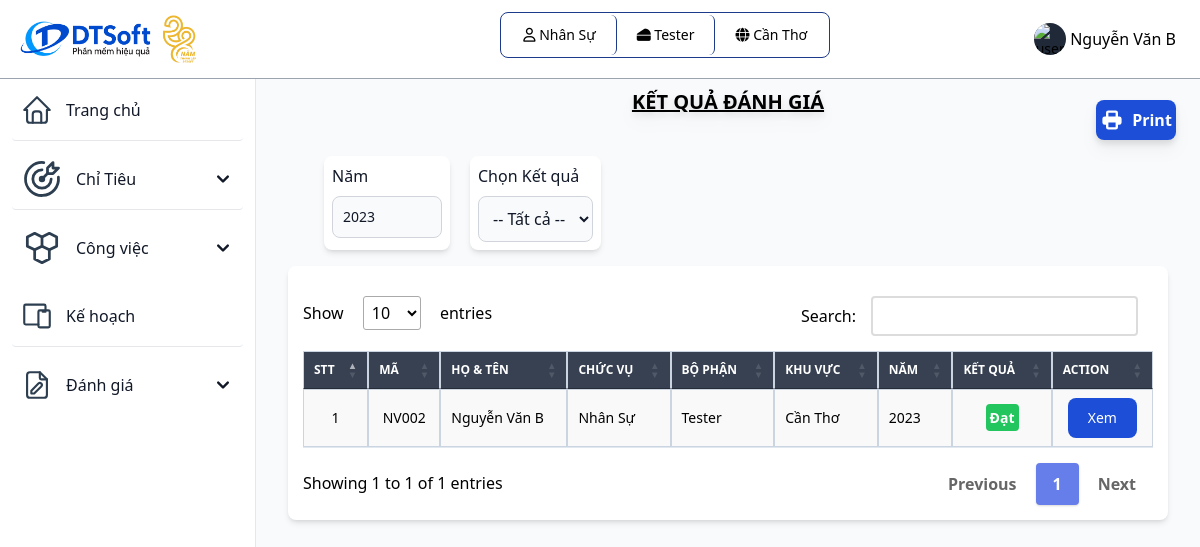
The page /ketquadanhgia.php (signed in) on the database as committed earlier.
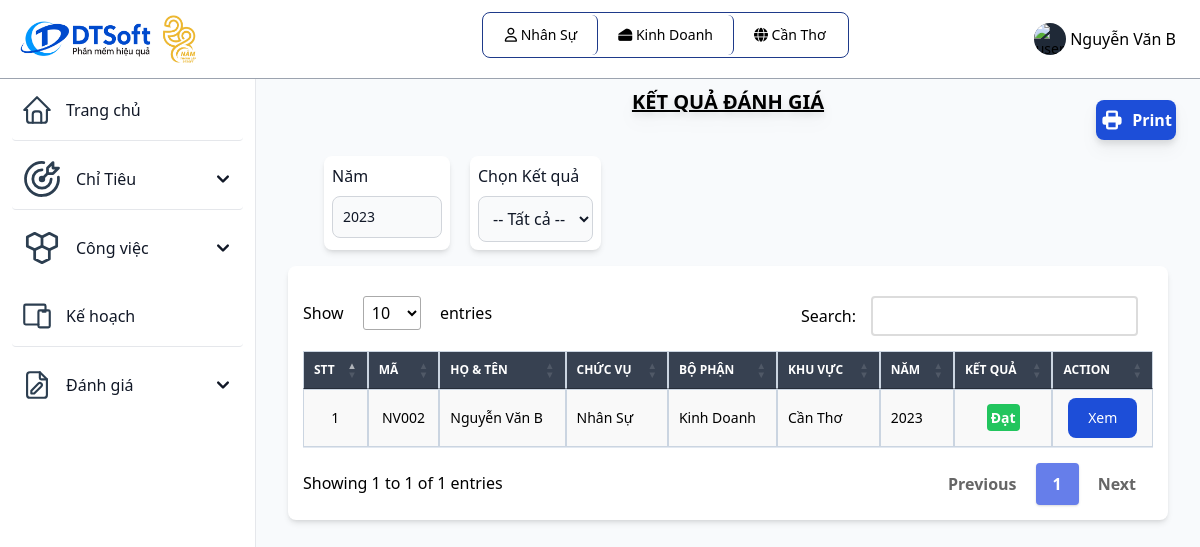
The same page on the database as committed later.
### tables this page shows
CREATE TABLE `bophan` (
  `id_bophan` varchar(10) primary key,
  `id_khuvuc` varchar(10) NOT NULL,
  `tenbophan` varchar(255) NOT NULL,
  `cvchuyenmon` varchar(255) NOT NULL,
  foreign key(id_khuvuc) references khuvuc(id_khuvuc)
);

CREATE TABLE `nguoidung` (
  `id_nguoidung` varchar(10) primary key,
  `id_bophan` varchar(10) DEFAULT NULL,
  `id_vaitro` varchar(10) NOT NULL,
  `id_khuvuc` varchar(10) DEFAULT NULL,
  `tennguoidung` varchar(255) NOT NULL,
  `sdt_nd` varchar(20) NOT NULL,
  `diachi_nd` varchar(255) NOT NULL,
  `email` varchar(255) NOT NULL,
  `password` varchar(255) NOT NULL,
  `ngaysinh` date NOT NULL,
  `gioitinh` varchar(255) NOT NULL,
  foreign key(id_bophan) references bophan(id_bophan),
  foreign key(id_vaitro) references vaitro(id_vaitro),
  foreign key(id_khuvuc) references khuvuc(id_khuvuc)
);

CREATE TABLE `vaitro` (
  `id_vaitro` varchar(10) primary key,
  `tenvaitro` varchar(255) NOT NULL,
  `mota` varchar(255) NOT NULL
);

CREATE TABLE `khuvuc` (
  `id_khuvuc` varchar(10) primary key,
  `tenkhuvuc` varchar(255) NOT NULL,
  `diachi` varchar(255) NOT NULL,
  `sdt` int(20) NOT NULL
);

CREATE TABLE `kehoachgiaoviec` (
  `id_kehoachgiaoviec` varchar(10) primary key,
  `id_bophan` varchar(10) NOT NULL,
  `id_khuvuc` varchar(10) NOT NULL,
  `tenkh` varchar(255) NOT NULL,
  `ngaybatdau` date NOT NULL,
  `ngayktdukien` date NOT NULL,
  `ngayktthucte` date NOT NULL,
  `trangthai` varchar(30) NOT NULL,
  foreign key(id_khuvuc) references khuvuc(id_khuvuc),
  foreign key(id_bophan) references bophan(id_bophan)
);

### ketquadanhgia.php (the view, shortened to what the changed rows need)
<?php
include "inc/header.php";
include "classes/nhansu.php";
$id_nd = $_SESSION['id_nguoidung'];
$id_vt = $_SESSION['id_vaitro'];
$id_bp = $_SESSION['id_bophan'];
$id_kv = $_SESSION['id_khuvuc'];
?>
<div class="p-4 sm:ml-64">
  <div class="p-4 mt-14">
    <div class="flex flex-col">
      <div class="order-2">
        <div class="mb-4">
          <div class="relative overflow-x-auto shadow-md sm:rounded-lg bg-white">
            <table class="w-full text-sm stripe hover" id="myTable3">
              <thead class="text-xs text-white uppercase bg-gray-700">
                <tr>
                  <th class="px-3 py-3 border border-slate-300">
                    STT
                  </th>
                  <th class="px-3 py-3 border border-slate-300">
                    Mã
                  </th>
                  <th class="px-3 py-3 border border-slate-300">
                    Họ & Tên
                  </th>
                  <th class="px-3 py-3 border border-slate-300">
                    Chức vụ
                  </th>
                  <th class="px-3 py-3 border border-slate-300 <?php if ($id_vt == 'QLBP') echo 'divToHide';
                                        elseif ($id_vt == 'QLKV') echo '' ?>">
                    Bộ phận
                  </th>
                  <th class="px-3 py-3 border border-slate-300 <?php if ($id_vt == 'QLKV' || $id_vt == 'QLBP') echo 'divToHide' ?>">
                    Khu vực
                  </th>
                  <th class="px-3 py-3 border border-slate-300 divToHide">
                    Năm
                  </th>
                  <th class="px-3 py-3 border border-slate-300">
                    Kết quả
                  </th>
                  <th class="px-3 py-3 action-column border border-slate-300">
                    Action
                  </th>
                </tr>
              </thead>
              <tbody class="text-black">
                <?php
                if ($id_vt == "NS") {
                  $condition = "id_nguoidung = '" . $id_nd . "' AND id_vaitro = 'NS'";
                } elseif ($id_vt == "QLBP") {
                  $condition = "id_bophan = '" . $id_bp . "' AND id_vaitro = 'NS'";
                } elseif($id_vt == "QTHT"){
                  $condition = "id_vaitro = 'NS'";
                }
                else {
                  $condition = "id_khuvuc = '" . $id_kv . "'";
                }
                $sql = "SELECT * FROM nguoidung";
                if (!empty($condition)) {
                  $sql .= " WHERE $condition";
                }
                $result = mysqli_query($ketnoi, $sql);
                $stt = 0;
                while ($row = mysqli_fetch_array($result)) {
                  $stt++;
                  $id_nguoidung = $row["id_nguoidung"];
                  $tennguoidung = $row["tennguoidung"];
                  $id_bophan = $row["id_bophan"];
                  $id_vaitro = $row["id_vaitro"];
                  $id_khuvuc = $row["id_khuvuc"];
                  $sql_bophan = "SELECT `tenbophan` FROM `bophan` WHERE `id_bophan` = '" . $id_bophan . "'";
                  $result_bophan = mysqli_query($ketnoi, $sql_bophan);
                  $row_bophan = mysqli_fetch_array($result_bophan);
                  if ($id_vaitro != "QLKV" && $id_vaitro != "QTHT") {
                    $tenbophan = $row_bophan["tenbophan"];
                  }
                  $sql_vaitro = "SELECT `tenvaitro` FROM `vaitro` WHERE `id_vaitro` = '" . $id_vaitro . "'";
                  $result_vaitro = mysqli_query($ketnoi, $sql_vaitro);
                  $row_vaitro = mysqli_fetch_array($result_vaitro);
                  $tenvaitro = $row_vaitro["tenvaitro"];
                  $sql_khuvuc = "SELECT `tenkhuvuc` FROM `khuvuc` WHERE `id_khuvuc` = '" . $id_khuvuc . "'";
                  $result_khuvuc = mysqli_query($ketnoi, $sql_khuvuc);
                  $row_khuvuc = mysqli_fetch_array($result_khuvuc);
                  if ($id_vaitro != "QTHT") {
                    $tenkhuvuc = $row_khuvuc["tenkhuvuc"];
                  }
                  $sql_kehoach = "SELECT * FROM `theodoikehoach` WHERE `id_nguoidung` = '" . $id_nguoidung . "'";
                  $result_kehoach = mysqli_query($ketnoi, $sql_kehoach);
                  $row_kehoach = mysqli_fetch_array($result_kehoach);
                  if(isset($row_kehoach["id_kehoachgiaoviec"])) {
                  $id_kehoachgiaoviec = $row_kehoach["id_kehoachgiaoviec"];
                  $sql_ngaybatdau = "SELECT ngaybatdau FROM `kehoachgiaoviec` WHERE `id_kehoachgiaoviec` = '" . $id_kehoachgiaoviec . "'";
                  $result_ngaybatdau = mysqli_query($ketnoi, $sql_ngaybatdau);
                  $row_ngaybatdau = mysqli_fetch_array($result_ngaybatdau);
                  $ngaybatdau = $row_ngaybatdau["ngaybatdau"];
                  $nam = substr($ngaybatdau, 0, 4);
                  } else {
                    $check = "Nhân viên này Chưa có trong kế hoạch";
                  }
                  if(!isset($check)) {
                ?>
                  <tr class="bg-white border-b dark:border-gray-700 hover:bg-gray-50">
                    <td class="px-5 text-center border border-slate-300"><?php echo $stt ?></td>
                    <td class="text-center border border-slate-300"><?php echo $id_nguoidung ?></td>
                    <td scope="row" class="px-3 py-4 text-black border border-slate-300">
                      <?php echo $tennguoidung ?>
                    </td>
                    <td class="px-3 py-4 font-medium whitespace-nowrap border border-slate-300">
                      <?php echo $tenvaitro ?>
                    </td>
                    <td class="px-3 py-4 font-medium whitespace-nowrap border border-slate-300 <?php if ($id_vt == 'QLBP') echo 'divToHide';
                                                                        elseif ($id_vt == 'QLKV') echo '' ?>">
                      <?php
                      if ($id_vaitro == "QLKV") {
                        echo '';
                      } else {
                        echo $tenbophan;
                      }
                      ?>
                    </td>
                    <td class="px-3 py-4 font-medium whitespace-nowrap border border-slate-300 <?php if ($id_vt == 'QLKV' || $id_vt == 'QLBP') echo 'divToHide' ?>">
                      <?php echo $tenkhuvuc ?>
                    </td>
                    <td class="px-3 py-4 font-medium whitespace-nowrap border border-slate-300 divToHide">
                      <?php echo $nam ?>
                    </td>
                    <td class="px-3 py-4 font-medium whitespace-nowrap text-center text-white border border-slate-300" style="text-align: center;">
                      <?php
                      $sql4 = "SELECT * FROM theodoikehoach WHERE id_nguoidung = '" . $id_nguoidung . "'";
                      $result4 = mysqli_query($ketnoi, $sql4);
                      $TongPhanTramHoanThanh = 0;
                      $count = 0;
                      while ($row4 = mysqli_fetch_array($result4)) {
                        $count++;
                        $id_nguoidung = $row4["id_nguoidung"];
                        $chitieudatduoc = $row4["chitieudatduoc"];
                        $chitieucandat = $row4["chitieucandat"];
                        if (isset($chitieudatduoc)) {
                          $phanTramHoanThanh = ($chitieudatduoc / $chitieucandat) * 100;
                          $TongPhanTramHoanThanh += $phanTramHoanThanh;
                        }
                      }
                      ?>
                      <?php
                      if (isset($TongPhanTramHoanThanh) && $count != 0) {
                        $TongPhanTramHoanThanh = $TongPhanTramHoanThanh / $count;
                      }
                      if (isset($TongPhanTramHoanThanh) && $count != 0) {
                        if ($TongPhanTramHoanThanh >= 75) echo '<span class="font-bold bg-green-500 rounded p-1">Đạt</span>';
                        else if ($TongPhanTramHoanThanh < 75) echo '<span class="font-bold bg-red-500 rounded p-1">Không Đạt</span>';
                        else echo '<span class="bg-yellow-500 rounded p-1">Chưa Đạt</span>';
                      } else echo '<span class="bg-gray-500 rounded p-1">Chưa đánh giá</span>';
                      ?>
                    </td>
                    <td class="px-3 py-4 font-medium whitespace-nowrap text-center action-column border border-slate-300">
                      <?php
                      if ($id_vaitro == "QLBP") {
                        echo "";
                      } elseif ($id_vaitro == "QLKV") {
                        echo "";
                      } else {
                      ?>
                        <button data-modal-target="defaultModal<?php echo $id_nguoidung ?>" data-modal-toggle="defaultModal<?php echo $id_nguoidung ?>" class="inline-block text-white bg-blue-700 hover:bg-blue-800 focus:ring-4 focus:outline-none focus:ring-blue-300 font-medium rounded-lg text-sm px-5 py-2.5 text-center dark:bg-blue-600 dark:hover:bg-blue-700 dark:focus:ring-blue-800" type="button">
                          Xem
                        </button>
                      <?php
                      }
                      ?>
                    </td>
                  </tr>
                <?php
                } }
                ?>
              </tbody>
            </table>
          </div>
        </div>
      </div>
    </div>
  </div>
</div>
</body>
</html>

### inc/header.php (shortened to what the changed rows need)
<?php
 include_once('db/connect.php');
?>
<!DOCTYPE html>
<html lang="en">
<head>
	<link href="https://unpkg.com/tailwindcss@2.2.19/dist/tailwind.min.css" rel=" stylesheet">
  <link rel="stylesheet" href="https://cdnjs.cloudflare.com/ajax/libs/font-awesome/6.4.0/css/all.min.css">
	<link href="https://cdn.datatables.net/1.10.19/css/jquery.dataTables.min.css" rel="stylesheet">
	<link href="https://cdn.datatables.net/responsive/2.2.3/css/responsive.dataTables.min.css" rel="stylesheet">
  <script src="https://cdn.tailwindcss.com"></script>
</head>
<body class="g-sidenav-show bg-slate-50" id="draggable">
  <nav class="fixed top-0 z-50 w-full bg-white border-b border-gray-400 dark:border-gray-100 text-black">
        <div class="px-3 py-3 lg:px-5 lg:pl-3">
          <div class="flex items-center justify-between">
	    <div class="divToHide flex items-center justify-start relative inline-flex items-center p-0.5 mb-2 mr-2 text-sm font-medium rounded-lg border border-blue-900">
              <span class="relative px-5 py-2.5 bg-white rounded-md border-r border-blue-900">
                <i class="fa-regular fa-user"></i>
                  <?php
                    $sql = "SELECT tenvaitro from vaitro where id_vaitro = '" . $_SESSION['id_vaitro'] ."'";
                    $result = mysqli_query($connect, $sql);
                    $row = mysqli_fetch_array($result);
                    echo $row['tenvaitro'];
                  ?>
              </span>
              <?php
              if ($_SESSION['id_bophan'] != NULL){
                $sql = "SELECT tenbophan from bophan where id_bophan = '" . $_SESSION['id_bophan'] ."'";
                $result = mysqli_query($connect, $sql);
                $row_bophan = mysqli_fetch_array($result);
              ?>
              <span class="relative px-5 py-2.5 bg-white rounded-md border-r border-blue-900">
                 <i class="fa-solid fa-cheese"></i>
                  <?php
                      echo $row_bophan['tenbophan'];
                  ?>
              </span>
              <?php
              } else echo '';
              ?>
              <?php
              if ($_SESSION['id_vaitro'] != 'QTHT'){
              ?>
              <span class="relative px-5 py-2.5 bg-white rounded-md">
                  <i class="fa-solid fa-globe"></i>
                  <?php
                    $sql = "SELECT tenkhuvuc from khuvuc where id_khuvuc = '" . $_SESSION['id_khuvuc'] ."'";
                    $result = mysqli_query($connect, $sql);
                    $row = mysqli_fetch_array($result);
                    echo $row['tenkhuvuc'];
                  ?>
              </span>
              <?php
              }
              ?>
            </div>
          </div>
        </div>
      </nav>

Rows that differ between the two databases and show on the page:
no longer on this page (row unchanged): bophan: tenbophan "Tester"
now on this page (row unchanged): bophan: tenbophan "Kinh Doanh"
changed nguoidung "NV002": id_bophan.tenbophan "Tester" → "Kinh Doanh"
